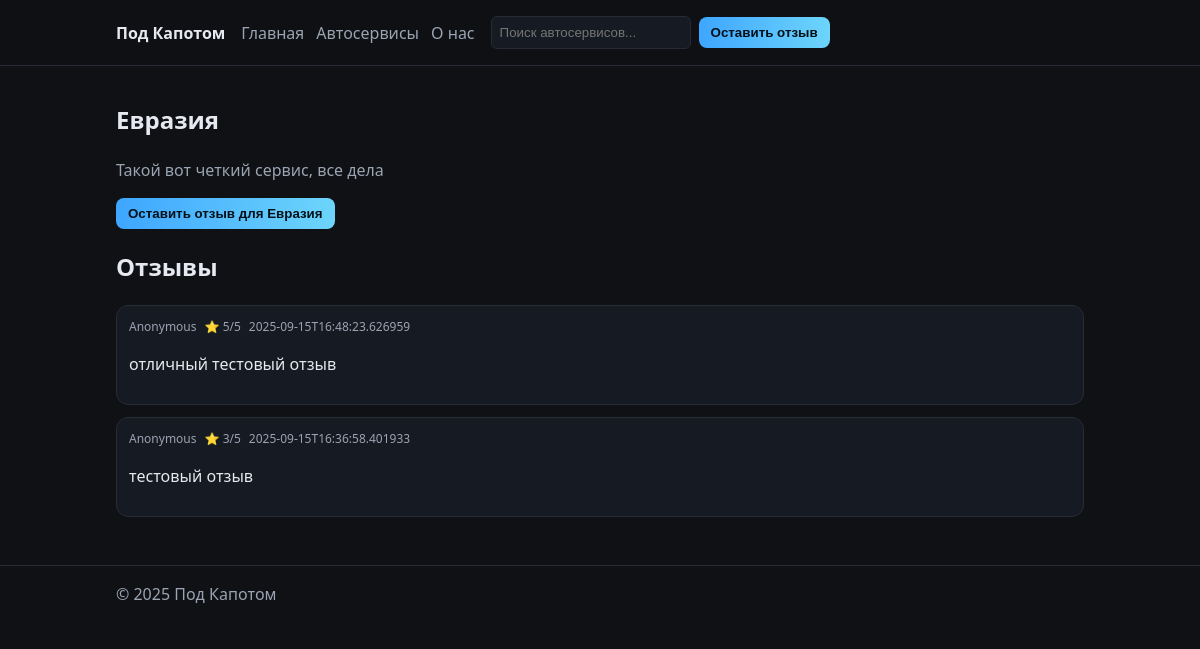
Screenshot of /services/1 with the database file from the repository.
### tables this page shows
CREATE TABLE services (
            id INTEGER PRIMARY KEY AUTOINCREMENT,
            name TEXT NOT NULL,
            description TEXT DEFAULT '',
            created_at TEXT NOT NULL,
            updated_at TEXT NOT NULL
        , name_lower TEXT);

CREATE TABLE feedback (
            id INTEGER PRIMARY KEY AUTOINCREMENT,
            service_id INTEGER NOT NULL,
            author TEXT DEFAULT 'Anonymous',
            content TEXT NOT NULL,
            created_at TEXT NOT NULL, rating INTEGER DEFAULT 3,
            FOREIGN KEY(service_id) REFERENCES services(id) ON DELETE CASCADE
        );

### main.py (the view)
@app.get("/services/{service_id}", response_class=HTMLResponse)
def service_detail(service_id: int, request: Request):
    service, feedback = fetch_service_with_feedback(service_id)
    if service is None:
        raise HTTPException(status_code=404, detail="Service not found")
    services = fetch_all_services()
    return templates.TemplateResponse(
        "service_detail.html",
        {
            "request": request,
            "service": service,
            "feedback": feedback,
            "services": services,
        },
    )

### templates/service_detail.html
{% extends "base.html" %}
{% block content %}
<article>
  <h1>{{ service.name }}</h1>
  <p class="muted">{{ service.description }}</p>
  <div class="actions">
    <button id="openFeedback3" class="btn primary">Оставить отзыв для {{ service.name }}</button>
  </div>
  <h2>Отзывы</h2>
  {% if feedback|length == 0 %}
    <p>Нет отзывов. Будьте первым, кто поделится своей правдивой историей.</p>
  {% else %}
    <ul class="feedback-list">
      {% for f in feedback %}
        <li class="feedback-item">
          <div class="feedback-meta">
            <span class="author">{{ f.author }}</span>
            <span class="rating">⭐ {{ f.rating }}/5</span>
            <time class="date">{{ f.created_at }}</time>
          </div>
          <p class="content">{{ f.content }}</p>
        </li>
      {% endfor %}
    </ul>
  {% endif %}
</article>
{% endblock %}

### static/css/styles.css (style rules this page uses)
:root { --bg:#0f1115;--card:#161a22;--text:#e6e9ef;--muted:#9aa4b2;--accent:#3ea6ff;--accent-2:#6dd5fa;--border:#272b35 }
* { box-sizing:border-box }
html,body { margin:0;padding:0;background:var(--bg);color:var(--text);font-family:system-ui,-apple-system,Segoe UI,Roboto,Ubuntu,Cantarell,Noto Sans,sans-serif;line-height:1.5 }
.btn { background:#202636;color:var(--text);border:1px solid var(--border);padding:8px 12px;border-radius:8px;cursor:pointer }
.btn.primary { background:linear-gradient(90deg,var(--accent),var(--accent-2));border:none;color:#001018;font-weight:700 }
.muted { color:var(--muted) }
.feedback-list { list-style:none;padding:0;margin:0;display:flex;flex-direction:column;gap:12px }
.feedback-item { background:var(--card);border:1px solid var(--border);border-radius:12px;padding:12px }
.feedback-meta { font-size:12px;color:var(--muted);display:flex;gap:8px }

### rows the page displays
services: name "Евразия", description "Такой вот четкий сервис, все дела"
feedback: author "Anonymous", rating "5", created_at "2025-09-15T16:48:23.626959", content "отличный тестовый отзыв"
feedback: author "Anonymous", rating "3", created_at "2025-09-15T16:36:58.401933", content "тестовый отзыв"
